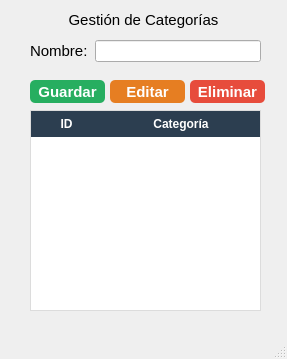
<?xml version="1.0" encoding="UTF-8"?>
<ui version="4.0">
 <class>MainWindow</class>
 <widget class="QMainWindow" name="MainWindow">
  <property name="geometry">
   <rect>
    <x>0</x>
    <y>0</y>
    <width>287</width>
    <height>359</height>
   </rect>
  </property>
  <property name="windowTitle">
   <string>Gestión de Categorías</string>
  </property>
  <widget class="QWidget" name="centralwidget">
   <widget class="QLabel" name="lblGestionCategoria">
    <property name="geometry">
     <rect>
      <x>0</x>
      <y>10</y>
      <width>287</width>
      <height>20</height>
     </rect>
    </property>
    <property name="alignment">
     <set>Qt::AlignCenter</set>
    </property>
    <property name="font">
     <font>
      <pointsize>11</pointsize>
     </font>
    </property>
    <property name="text">
     <string>Gestión de Categorías</string>
    </property>
   </widget>
   <widget class="QLabel" name="lblNombreCategoria">
    <property name="geometry">
     <rect>
      <x>30</x>
      <y>40</y>
      <width>60</width>
      <height>22</height>
     </rect>
    </property>
    <property name="font">
     <font>
      <pointsize>11</pointsize>
     </font>
    </property>
    <property name="text">
     <string>Nombre: </string>
    </property>
   </widget>
   <widget class="QPushButton" name="btnGuardarcat">
    <property name="geometry">
     <rect>
      <x>30</x>
      <y>80</y>
      <width>75</width>
      <height>23</height>
     </rect>
    </property>
    <property name="font">
     <font>
      <pointsize>11</pointsize>
      <weight>75</weight>
      <bold>true</bold>
     </font>
    </property>
    <property name="styleSheet">
     <string notr="true">QPushButton {
    background-color: #27AE60;
    color: #FFFFFF;
    border: none;
    border-radius: 5px;
    padding: 2px 8px;
    font-weight: bold;
    font-size: 11pt;
}

QPushButton:hover {
    background-color: #1E8449;
}

QPushButton:pressed {
    background-color: #145A32;
}</string>
    </property>
    <property name="text">
     <string>Guardar</string>
    </property>
   </widget>
   <widget class="QPushButton" name="btnEditarcat">
    <property name="geometry">
     <rect>
      <x>110</x>
      <y>80</y>
      <width>75</width>
      <height>23</height>
     </rect>
    </property>
    <property name="font">
     <font>
      <pointsize>11</pointsize>
      <weight>75</weight>
      <bold>true</bold>
     </font>
    </property>
    <property name="styleSheet">
     <string notr="true">QPushButton {
    background-color: #E67E22;
    color: #FFFFFF;
    border: none;
    border-radius: 5px;
    padding: 2px 8px;
    font-weight: bold;
    font-size: 11pt;
}

QPushButton:hover {
    background-color: #D35400;
}

QPushButton:pressed {
    background-color: #A04000;
}</string>
    </property>
    <property name="text">
     <string>Editar</string>
    </property>
   </widget>
   <widget class="QPushButton" name="btnEliminarcat">
    <property name="geometry">
     <rect>
      <x>190</x>
      <y>80</y>
      <width>75</width>
      <height>23</height>
     </rect>
    </property>
    <property name="font">
     <font>
      <pointsize>11</pointsize>
      <weight>75</weight>
      <bold>true</bold>
     </font>
    </property>
    <property name="styleSheet">
     <string notr="true">QPushButton {
    background-color: #E74C3C;
    color: #FFFFFF;
    border: none;
    border-radius: 5px;
    padding: 2px 8px;
    font-weight: bold;
    font-size: 11pt;
}

QPushButton:hover {
    background-color: #C0392B;
}

QPushButton:pressed {
    background-color: #922B21;
}</string>
    </property>
    <property name="text">
     <string>Eliminar</string>
    </property>
   </widget>
   <widget class="QTableWidget" name="tableCategoria">
    <property name="geometry">
     <rect>
      <x>30</x>
      <y>110</y>
      <width>231</width>
      <height>201</height>
     </rect>
    </property>
    <property name="styleSheet">
     <string notr="true">QTableWidget {
    background-color: #ffffff;
    alternate-background-color: #f9f9f9;
    gridline-color: #e0e0e0;
    selection-background-color: #34495e;
    selection-color: #ffffff;
    border: 1px solid #dcdcdc;
}

QHeaderView::section {
    background-color: #2c3e50;
    color: white;
    padding: 4px;
    border: none;
    font-weight: bold;
}</string>
    </property>
    <attribute name="horizontalHeaderDefaultSectionSize">
     <number>71</number>
    </attribute>
    <attribute name="horizontalHeaderShowSortIndicator" stdset="0">
     <bool>false</bool>
    </attribute>
    <attribute name="horizontalHeaderStretchLastSection">
     <bool>true</bool>
    </attribute>
    <attribute name="verticalHeaderStretchLastSection">
     <bool>false</bool>
    </attribute>
    <column>
     <property name="text">
      <string>ID</string>
     </property>
    </column>
    <column>
     <property name="text">
      <string>Categoría</string>
     </property>
    </column>
   </widget>
   <widget class="QLineEdit" name="txtNombrecat">
    <property name="geometry">
     <rect>
      <x>95</x>
      <y>40</y>
      <width>166</width>
      <height>22</height>
     </rect>
    </property>
   </widget>
  </widget>
  <widget class="QMenuBar" name="menubar">
   <property name="geometry">
    <rect>
     <x>0</x>
     <y>0</y>
     <width>287</width>
     <height>21</height>
    </rect>
   </property>
  </widget>
  <widget class="QStatusBar" name="statusbar"/>
 </widget>
 <resources/>
 <connections/>
</ui>
